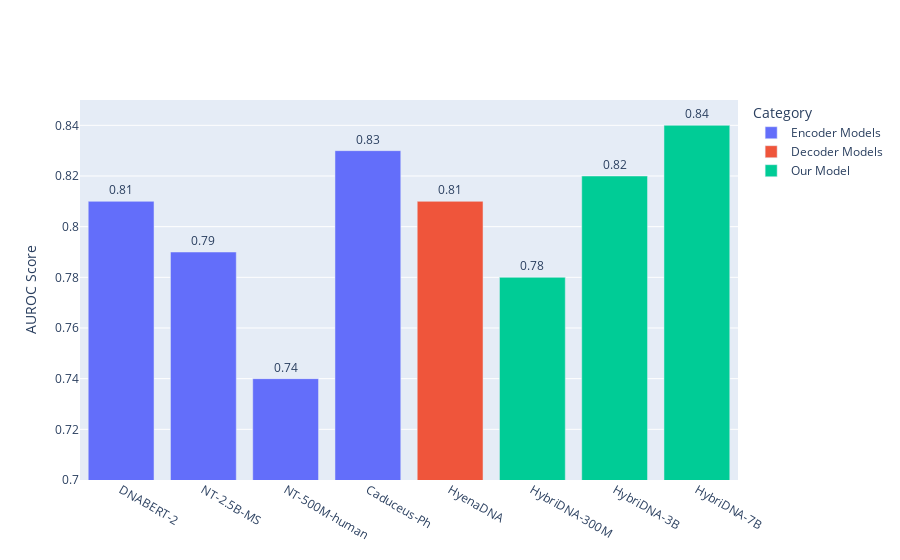

Notebook source saved alongside this figure:
### Code cell
import plotly.express as px
import pandas as pd

# Define the benchmark data
data = {
    "Model Type": [
        "Encoder Models", "Encoder Models", "Encoder Models", "Encoder Models",
        "Decoder Models",
        "Our Model", "Our Model", "Our Model"
    ],
    "Model": [
        "DNABERT-2", "NT-2.5B-MS", "NT-500M-human", "Caduceus-Ph",
        "HyenaDNA",
        "HybriDNA-300M", "HybriDNA-3B", "HybriDNA-7B"
    ],
    "AUROC": [0.81, 0.79, 0.74, 0.83, 0.81, 0.78, 0.82, 0.84]
}

# Create DataFrame
df = pd.DataFrame(data)

# Create Plotly bar chart
fig = px.bar(
    df, x="Model", y="AUROC", color="Model Type",
    text="AUROC",
    title="Chromatin Accessibility Benchmark (AUROC)",
    labels={"AUROC": "AUROC Score", "Model": "Model Name", "Model Type": "Category"},
    category_orders={"Model": df["Model"].tolist()}  # Keep original order
)
# don't show the x axis name
fig.update_layout(xaxis_title=None)
# no title
fig.update_layout(title=None)


# Update layout for better readability
fig.update_traces(texttemplate='%{text:.2f}', textposition='outside')
fig.update_layout(yaxis=dict(range=[0.7, 0.85]))


fig.show()

### Figure 1 — Plotly figure (JSON) as saved in the notebook; plotly's stock layout.template omitted (floating-point values rounded to 4 significant figures)
{"data": [{"hovertemplate": "Category=Encoder Models<br>Model Name=%{x}<br>AUROC Score=%{text}<extra></extra>", "legendgroup": "Encoder Models", "marker": {"color": "#636efa", "pattern": {"shape": ""}}, "name": "Encoder Models", "orientation": "v", "showlegend": true, "text": [0.81, 0.79, 0.74, 0.83], "textposition": "outside", "texttemplate": "%{text:.2f}", "type": "bar", "x": ["DNABERT-2", "NT-2.5B-MS", "NT-500M-human", "Caduceus-Ph"], "xaxis": "x", "y": [0.81, 0.79, 0.74, 0.83], "yaxis": "y"}, {"hovertemplate": "Category=Decoder Models<br>Model Name=%{x}<br>AUROC Score=%{text}<extra></extra>", "legendgroup": "Decoder Models", "marker": {"color": "#EF553B", "pattern": {"shape": ""}}, "name": "Decoder Models", "orientation": "v", "showlegend": true, "text": [0.81], "textposition": "outside", "texttemplate": "%{text:.2f}", "type": "bar", "x": ["HyenaDNA"], "xaxis": "x", "y": [0.81], "yaxis": "y"}, {"hovertemplate": "Category=Our Model<br>Model Name=%{x}<br>AUROC Score=%{text}<extra></extra>", "legendgroup": "Our Model", "marker": {"color": "#00cc96", "pattern": {"shape": ""}}, "name": "Our Model", "orientation": "v", "showlegend": true, "text": [0.78, 0.82, 0.84], "textposition": "outside", "texttemplate": "%{text:.2f}", "type": "bar", "x": ["HybriDNA-300M", "HybriDNA-3B", "HybriDNA-7B"], "xaxis": "x", "y": [0.78, 0.82, 0.84], "yaxis": "y"}], "layout": {"barmode": "relative", "legend": {"title": {"text": "Category"}, "tracegroupgap": 0}, "title": {}, "xaxis": {"anchor": "y", "categoryarray": ["DNABERT-2", "NT-2.5B-MS", "NT-500M-human", "Caduceus-Ph", "HyenaDNA", "HybriDNA-300M", "HybriDNA-3B", "HybriDNA-7B"], "categoryorder": "array", "domain": [0, 1], "title": {}}, "yaxis": {"anchor": "x", "domain": [0, 1], "range": [0.7, 0.85], "title": {"text": "AUROC Score"}}}}
